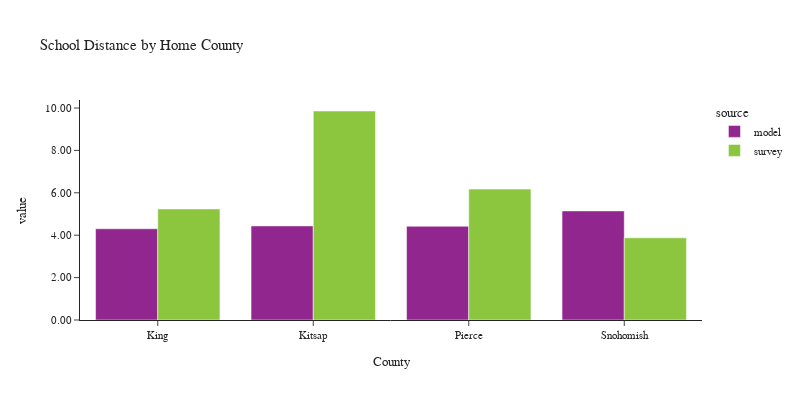

Notebook code cell kept with this figure:
### Code cell
plot_school_location(df_students, 'CountyName_home', 'Home County', 'County')

### Figure 1 — Plotly figure (JSON) as saved in the notebook; plotly's stock layout.template omitted (floating-point values rounded to 4 significant figures)
{"data": [{"alignmentgroup": "True", "customdata": [[50647], [5686], [21684], [19034]], "hovertemplate": "source=model<br>CountyName_home=%{x}<br>value=%{y}<br>sample count=%{customdata[0]}<extra></extra>", "legendgroup": "model", "marker": {"color": "#91268F", "pattern": {"shape": ""}}, "name": "model", "offsetgroup": "model", "orientation": "v", "showlegend": true, "textposition": "auto", "type": "bar", "x": ["King", "Kitsap", "Pierce", "Snohomish"], "xaxis": "x", "y": [4.302, 4.437, 4.421, 5.146], "yaxis": "y"}, {"alignmentgroup": "True", "customdata": [[621], [62], [110], [126]], "hovertemplate": "source=survey<br>CountyName_home=%{x}<br>value=%{y}<br>sample count=%{customdata[0]}<extra></extra>", "legendgroup": "survey", "marker": {"color": "#8CC63E", "pattern": {"shape": ""}}, "name": "survey", "offsetgroup": "survey", "orientation": "v", "showlegend": true, "textposition": "auto", "type": "bar", "x": ["King", "Kitsap", "Pierce", "Snohomish"], "xaxis": "x", "y": [5.241, 9.86, 6.174, 3.877], "yaxis": "y"}], "layout": {"barmode": "group", "font": {"size": 11}, "height": 400, "legend": {"title": {"text": "source"}, "tracegroupgap": 0}, "title": {"text": "School Distance by Home County"}, "width": 800, "xaxis": {"anchor": "y", "domain": [0.0, 1.0], "title": {"text": "County"}}, "yaxis": {"anchor": "x", "domain": [0.0, 1.0], "tickformat": ".2f", "title": {"text": "value"}}}}
